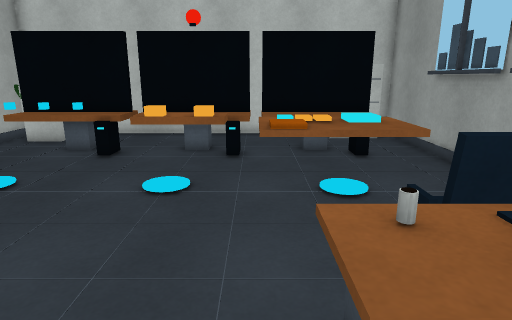
view 1 (above)

14 first-person views from a walk through a 3-D level made in the Unity game engine. The camera is 1.5 m above the floor, tilts 14° down and sees 75° across. The floor is counted in squares, 0.5 m on a side. Each view is taken from the middle of a square. On the plan, view 1 faces up. The plan holds only what a view shows up to about 20 squares ahead; the rest is blank. The player character is not drawn.

view 2
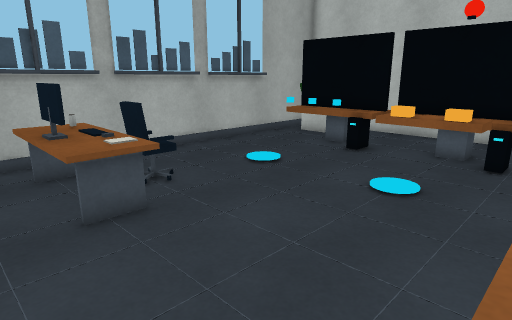

view 3
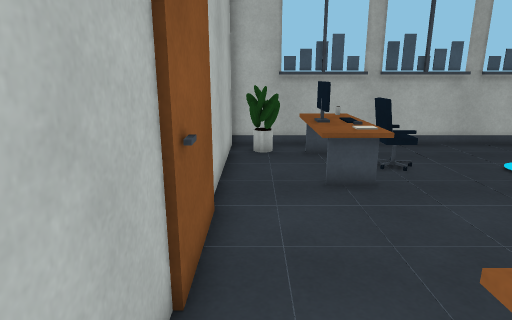

view 4
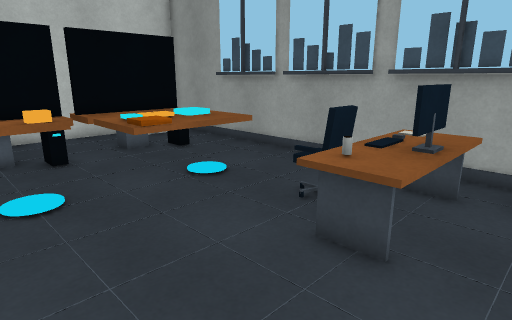

view 5
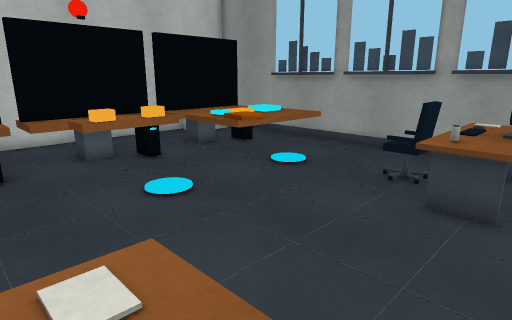

view 6
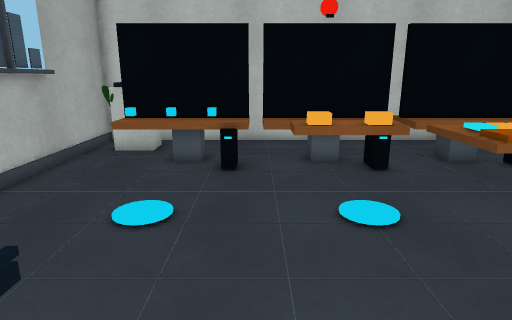

view 7
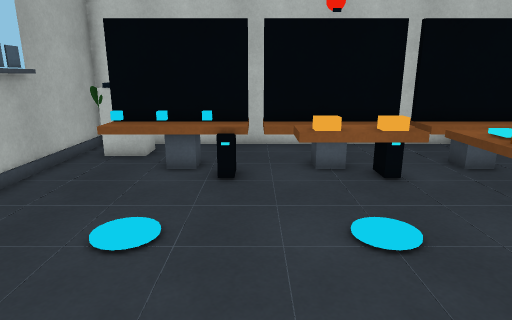

view 8
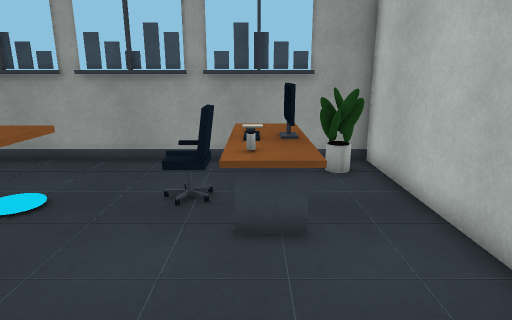

view 9
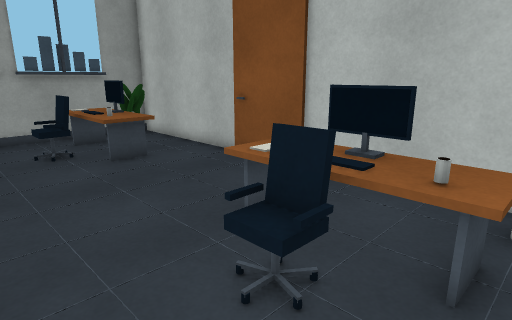

view 10
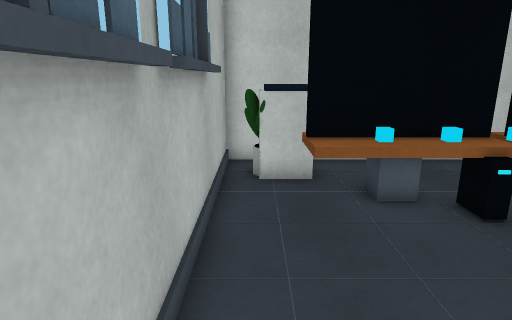

view 11
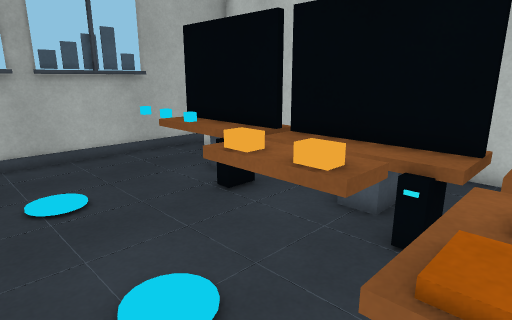

view 12
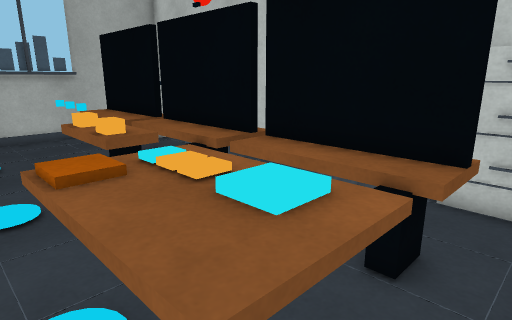

view 13
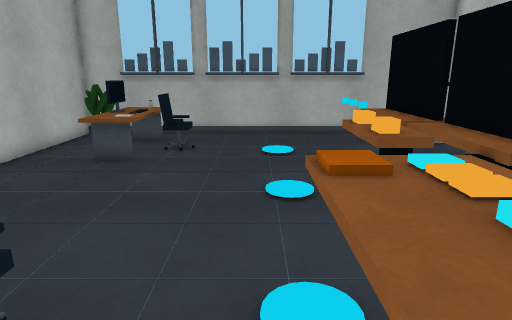

view 14
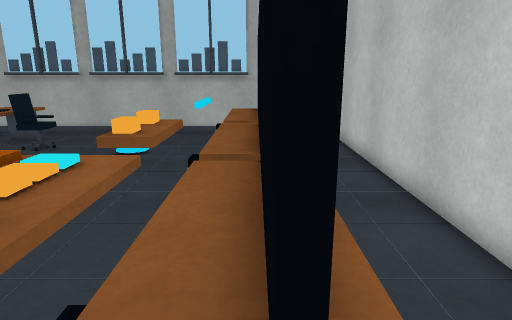

### Floor plan
Key: @ floor where view 1 was taken; # wall or solid block; x gap in a wall; . floor; = window, fence, low wall or low ledge; ^ raised ledge; O other object.
Columns run from 12 left of view 1 to 7 right of it. Each row starts with its distance up from view 1.
 18 #################  #
 17 #=^.............####
 16 ##^............  ###
 15 #.x^^^^=^^^^=^^^^x.#
 14 #.^^^^^^^^^^^^^^^#.#
 13 #.^^^^O^^^^O^^^^O..#
 12 #..#..#.^^^=.^^^^..#
 11 #........OO#^^^^^^.#
 10 #.......#.. ^^^^^^.#
  9 #...........^^^^^..#
  8 #..................#
  7 #..................#
  6 #..................#
  5 #...O..........O...#
  4 #..x.=........=.x..#
  3 #.^^^^^......^^^^^.#
  2 #.^^^^^......^^^^^.#
  1 #=#..............=##
  0 ###.........@....###
 -1 ####################

Positions as (right, up) in squares from view 1, and headings:
1: (0, 0), facing up
2: (1, 0), facing up-left
3: (3, 0), facing left
4: (-4, 0), facing up-right
5: (-7, 1), facing up-right
6: (-5, 2), facing up
7: (-5, 3), facing up
8: (-5, 3), facing right
9: (-11, 8), facing down-right
10: (-11, 6), facing up
11: (1, 7), facing up-left
12: (6, 8), facing up-left
13: (6, 8), facing left
14: (6, 14), facing left
